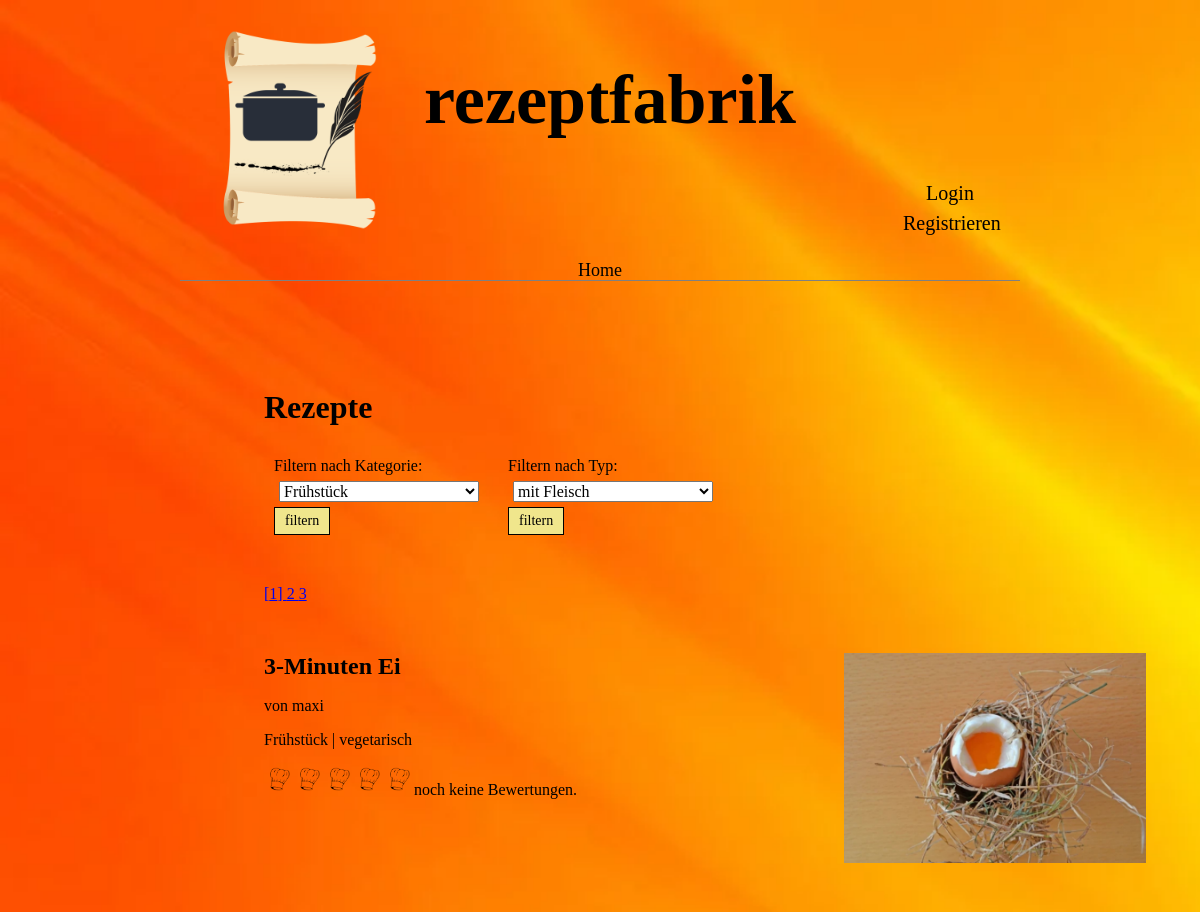
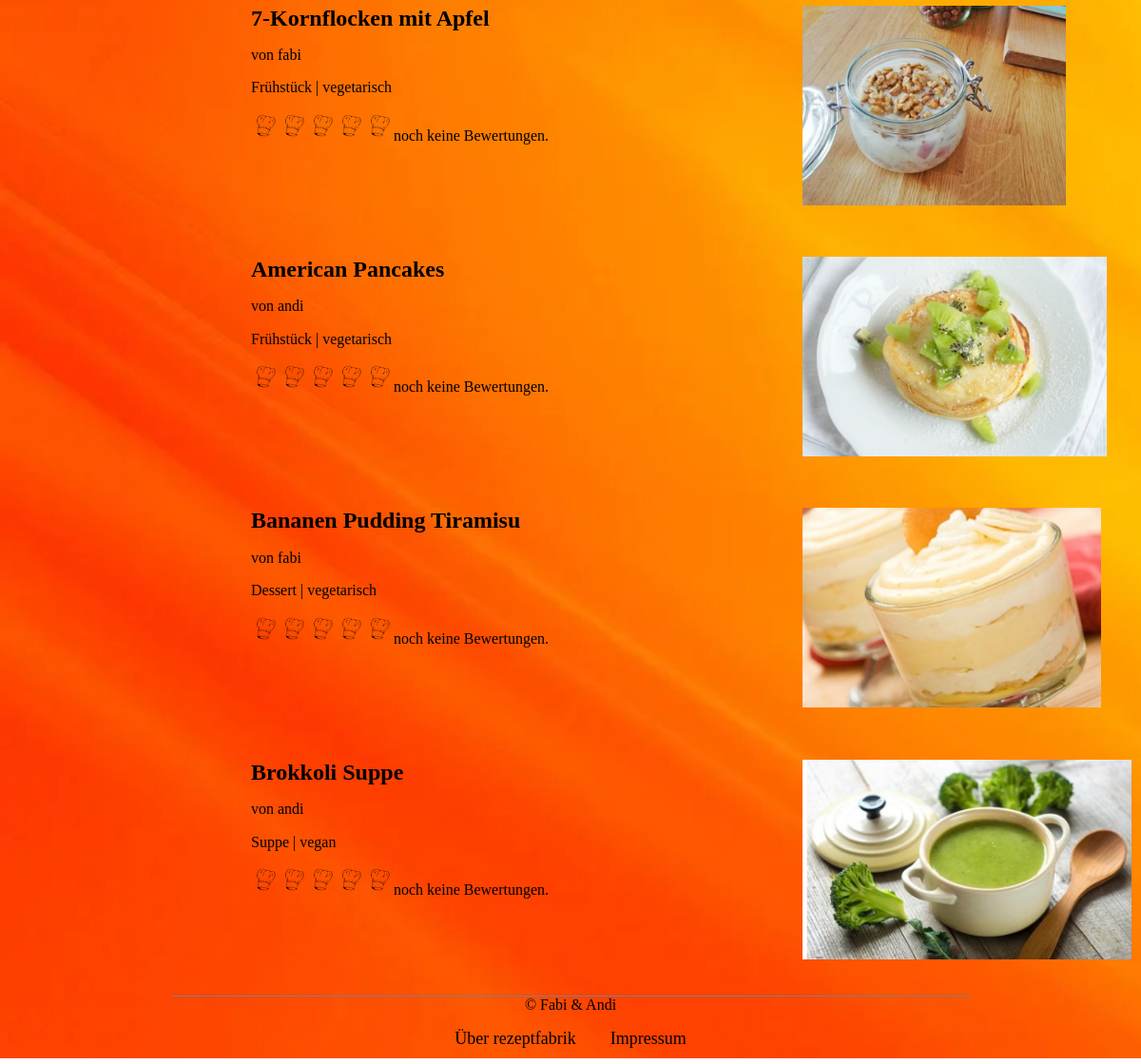
The app's page /recipes.view.php with its own data (2 pictures, top to bottom).
### tables this page shows
CREATE TABLE recipe
(
    id             INTEGER AUTO_INCREMENT,
    title          VARCHAR(30) NOT NULL,
    content        TEXT        NOT NULL,
    slug           VARCHAR(50) NOT NULL,
    user_id        INTEGER     NOT NULL,
    category_id    INTEGER     NOT NULL,
    type_id        INTEGER     NOT NULL,
    photo_url      TEXT,
    published_date DATETIME    NOT NULL,
    rating_count   INTEGER     NOT NULL,
    rating         FLOAT       NOT NULL,
    PRIMARY KEY (id),
    UNIQUE (title),
    UNIQUE (slug)
);

CREATE TABLE user
(
    id        INTEGER AUTO_INCREMENT,
    firstname VARCHAR(30)  NOT NULL,
    lastname  VARCHAR(30)  NOT NULL,
    user_name VARCHAR(30)  NOT NULL,
    email     VARCHAR(255) NOT NULL,
    password  TEXT         NOT NULL,
    PRIMARY KEY (id),
    UNIQUE KEY (user_name),
    UNIQUE KEY (email)
);

CREATE TABLE category
(
    id   INTEGER NOT NULL AUTO_INCREMENT,
    name VARCHAR(30),
    PRIMARY KEY (id)
);

CREATE TABLE type
(
    id   INTEGER NOT NULL AUTO_INCREMENT,
    name VARCHAR(30),
    PRIMARY KEY (id)
);

### manager/categorymanager.php (called while the page is built, shortened)
<?php
require_once __DIR__ . '/../model/category.php';
class CategoryManager
{
    private PDO $conn;
    public function __construct(PDO $conn)
    {
        $this->conn = $conn;
    }
    function getCategoryById(int $id): Category
    {
        $result = $this->conn->query("SELECT * FROM category WHERE id='$id'");
        if ($row = $result->fetch()) {
            $category = new Category($row['id'], $row['name']);
        }
        return $category;
    }
    function getCategories(): array
    {
        $result = $this->conn->query('SELECT * FROM category');
        $categories = [];
        while ($row = $result->fetch()) {
            $categories[] = new Category($row['id'], $row['name']);
        }
        return $categories;
    }
}

### model/category.php (called while the page is built, shortened)
<?php
class Category
{
    public string $name;
    public function __construct(int $id, string $name)
    {
        $this->name = $name;
    }
    public function getName(): string
    {
        return $this->name;
    }
}

### manager/typemanager.php (called while the page is built, shortened)
<?php
require_once __DIR__ . '/../model/type.php';
class TypeManager
{
    private PDO $conn;
    public function __construct(PDO $conn)
    {
        $this->conn = $conn;
    }
    function getTypeById($id): Type
    {
        $result = $this->conn->query("SELECT * FROM type WHERE id='$id'");
        if ($row = $result->fetch()) {
            $type = new Type($row['id'], $row['name']);
        }
        return $type;
    }
    function getTypes(): array
    {
        $result = $this->conn->query('SELECT * FROM type');
        $types = [];
        while ($row = $result->fetch()) {
            $types[] = new Type($row['id'], $row['name']);
        }
        return $types;
    }
}

### model/type.php (called while the page is built, shortened)
<?php
class Type
{
    public string $name;
    public function __construct(int $id, string $name)
    {
        $this->name = $name;
    }
    public function getName(): string
    {
        return $this->name;
    }
}

### inc/maininclude.php (called while the page is built, shortened)
<?php
require_once __DIR__ . '/../db/connection.php';
require_once __DIR__ . '/../manager/usermanager.php';
require_once __DIR__ . '/../manager/recipemanager.php';
require_once __DIR__ . '/../manager/measuringunitmanager.php';
require_once __DIR__ . '/../manager/categorymanager.php';
require_once __DIR__ . '/../manager/typemanager.php';
require_once __DIR__ . '/../manager/recipeingredientmanager.php';
require_once __DIR__ . '/../manager/fileuploadmanager.php';
require_once __DIR__ . '/../manager/ratingmanager.php';
$userManager = new UserManager($connection);
$ingredientManager = new IngredientManager($connection);
$measuringUnitManager = new MeasuringUnitManager($connection);
$recipeIngredientManager = new RecipeIngredientManager($connection);
$categoryManager = new CategoryManager($connection);
$typeManager = new TypeManager($connection);
$ratingManager = new RatingManager($connection);
$recipeManager = new RecipeManager($connection, $ingredientManager, $measuringUnitManager,
    $recipeIngredientManager, $userManager, $categoryManager, $typeManager, $ratingManager);

### manager/usermanager.php (called while the page is built, shortened)
<?php
require_once __DIR__ . '/../model/user.php';
class UserManager
{
    private PDO $conn;
    public function __construct(PDO $conn)
    {
        $this->conn = $conn;
    }
    function getUserById(int $id): User|bool
    {
        $ps = $this->conn->prepare('SELECT * FROM user WHERE id = :id');
        $ps->bindValue('id', $id);
        $ps->execute();
        if ($row = $ps->fetch()) {
            return new User($row['id'], $row['firstname'], $row['lastname'], $row['user_name'], $row['email'], $row['password']);
        }
        return false;
    }
}

### model/recipe.php (called while the page is built, shortened)
<?php
class Recipe
{
    public int $id;
    public string $title;
    public string $slug;
    public User $user;
    public Category $category;
    public Type $type;
    public string $photo_url;
    public function __construct(int   $id, string $title, string $content, string $slug, User $user, Category $category,
                                Type  $type, string $photo_url, DateTime $published_date, int $rating,
                                array $recipe_ingredients)
    {
        $this->id = $id;
        $this->title = $title;
        $this->slug = $slug;
        $this->user = $user;
        $this->category = $category;
        $this->type = $type;
        $this->photo_url = $photo_url;
    }
    public function getId(): int
    {
        return $this->id;
    }
    public function getTitle(): string
    {
        return $this->title;
    }
    public function getSlug(): string
    {
        return $this->slug;
    }
    public function getUser(): User
    {
        return $this->user;
    }
    public function getCategory(): Category
    {
        return $this->category;
    }
    public function getType(): Type
    {
        return $this->type;
    }
    public function getPhotoUrl(): string
    {
        return $this->photo_url;
    }
}

### model/user.php (called while the page is built, shortened)
<?php
class User
{
    public string $user_name;
    public function __construct(int $id, string $firstname, string $lastname, string $user_name, string $email, string $password)
    {
        $this->user_name = $user_name;
    }
    public function getUserName(): string
    {
        return $this->user_name;
    }
}

### manager/ratingmanager.php (called while the page is built, shortened)
<?php
class RatingManager
{
    private PDO $connection;
    public function __construct(PDO $conn)
    {
        $this->connection = $conn;
    }
    function getRating(int $recipe_id): int
    {
        $result = $this->connection->query("SELECT * FROM recipe WHERE id='$recipe_id'");
        if ($row = $result->fetch()) {
            $rating = ($row['rating']);
        }
        return $rating;
    }
}

### recipes.view.php (the view, shortened to what this page needs)
<?php
require_once 'inc/maininclude.php';
require_once 'manager/recipeingredientmanager.php';
require_once 'manager/categorymanager.php';
$categories = $categoryManager->getCategories();
$types = $typeManager->getTypes();
?>
<!DOCTYPE HTML>
<html lang="de">
<head>
    <link rel="stylesheet" href="css/style.css"/>
</head>
<body>
<div class="body">
    <header>
        <?php
        include "inc/header.php";
        include "inc/navbar.php";
        ?>
    </header>
    <div class="content">
        <h1>Rezepte</h1>
        <form class="filter_recipe" action="recipes.view.php" method="post">
            <div>
                <label for="category">Filtern nach Kategorie:</label><br>
                <select name="category" id="category">
                    <?php
                    foreach ($categories as $category) {
                        $name = $category->getName()
                        ?>
                        <option value='<?php echo $name ?>'><?php echo $name ?></option>";
                        <?php
                    }
                    ?>
                </select>
            </div>
            <div>
                <button name="filterCategory">filtern</button>
            </div>
        </form>
        <form class="filter_recipe" action="recipes.view.php" method="post">
            <div>
                <label for="type">Filtern nach Typ:</label><br>
                <select name="type" id="type">
                    <?php
                    foreach ($types as $type) {
                        $name = $type->getName()
                        ?>
                        <option value='<?php echo $name ?>'><?php echo $name ?></option>";
                        <?php
                    }
                    ?>
                </select>
            </div>
            <div>
                <button name="filterType">filtern</button>
            </div>
        </form>
        <br/>
        <?php
        if (isset($_POST['filterCategory'])) {
            $recipesByCategory = $recipeManager->getRecipesByCategory($_POST['category']);
            $recipes_per_page = 5;
            $page_number = ((isset($_GET["pagecount"])) ? $_GET["pagecount"] : 0);
            $number = 0;
            for ($count = 0; $count < count($recipesByCategory); $count += $recipes_per_page) {
                $number++;
                echo '<a href="?pagecount=' . $count . '">' .
                    (($count == $page_number) ? "[" . $number . "]" : $number) . ' </a>';
            }
            for ($count = $page_number; $count < ($page_number + $recipes_per_page); $count++) {
                if (isset($recipesByCategory[$count])) {
                    echo "<p>" . $recipeManager->displayShortVersionOfRecipe($recipesByCategory[$count]) . "</p>\n";
                }
            }
        } else {
            $recipes = $recipeManager->getAllRecipes();
            $recipes_per_page = 5;
            $page_number = ((isset($_GET["pagecount"])) ? $_GET["pagecount"] : 0);
            $number = 0;
            for ($count = 0; $count < count($recipes); $count += $recipes_per_page) {
                $number++;
                echo '<a href="?pagecount=' . $count . '">' .
                    (($count == $page_number) ? "[" . $number . "]" : $number) . ' </a>';
            }
            echo"<br/>";
            for ($count = $page_number; $count < ($page_number + $recipes_per_page); $count++) {
                if (isset($recipes[$count])) {
                    echo "<p>" . $recipeManager->displayShortVersionOfRecipe($recipes[$count]) . "</p>\n";
                }
            }
        }
        ?>
    </div>
    <?php
    include "inc/footer.php";
    ?>
</div>
</body>
</html>

### manager/recipemanager.php (shortened to what this page needs)
<?php
require_once __DIR__ . '/../inc/maininclude.php';
require_once __DIR__ . '/../model/category.php';
require_once __DIR__ . '/../model/recipe.php';
class RecipeManager
{
    private PDO $connection;
    private UserManager $userManager;
    private CategoryManager $categoryManager;
    private TypeManager $typeManager;
    private RatingManager $ratingManager;
    public function __construct(PDO                     $connection,
                                IngredientManager       $ingredientManager,
                                MeasuringUnitManager    $measuringUnitManager,
                                RecipeIngredientManager $recipeIngredientManager,
                                UserManager             $userManager,
                                CategoryManager         $categoryManager,
                                TypeManager             $typeManager,
                                RatingManager           $ratingManager)
    {
        $this->connection = $connection;
        $this->userManager = $userManager;
        $this->categoryManager = $categoryManager;
        $this->typeManager = $typeManager;
        $this->ratingManager = $ratingManager;
    }
    function getRecipe(int $id): Recipe|bool
    {
        $result = $this->connection->query("
            SELECT r.id AS recipe_id, r.title, r.content, r.slug, r.user_id, r.photo_url, r.published_date,
                   r.rating, t.id AS type_id, t.name AS type_name, c.id AS category_id, c.name AS category_name,
                   rhihuom.amount AS amount, i.id AS ingredient_id, i.name AS ingredient_name, uom.id AS uom_id,
                   uom.name AS uom_name
            FROM recipe r
            INNER JOIN type t ON r.type_id = t.id
            INNER JOIN category c ON r.category_id = c.id
            INNER JOIN recipe_has_ingredient_has_unit_of_measurement rhihuom ON r.id = rhihuom.recipe_id
            INNER JOIN ingredient i ON rhihuom.ingredient_id = i.id
            INNER JOIN unit_of_measurement uom ON rhihuom.unit_of_measurement_id = uom.id
            WHERE r.id='$id'");
        $recipe_ingredients = [];
        if ($row = $result->fetch()) {
            $user = $this->userManager->getUserById($row['user_id']);
            $category = $this->categoryManager->getCategoryById($row['category_id']);
            $type = $this->typeManager->getTypeById($row['type_id']);
            $published_date = (DateTime::createFromFormat('Y-m-d H:i:s', $row['published_date']));
            $recipe = new Recipe(
                $row['recipe_id'], $row['title'], $row['content'], $row['slug'], $user, $category, $type,
                $row['photo_url'], $published_date, $row['rating'], $recipe_ingredients);
            do {
                $recipe_ingredients [] =
                    new Recipe_Ingredient($row['ingredient_name'], $row['uom_name'], $row['amount']);
            } while ($row = $result->fetch());
            $recipe->setRecipeIngredients($recipe_ingredients);
            return $recipe;
        }
        return false;
    }
    function getAllRecipes(): array
    {
        $recipes = [];
        $result = $this->connection->query('SELECT id FROM recipe');
        while ($row = $result->fetch()) {
            $recipes[] = $this->getRecipe($row['id']);
        }
        return $recipes;
    }
    function displayShortVersionOfRecipe(Recipe $recipe)
    {
        $slug = $recipe->getSlug();
        $recipe_id = $recipe->getId();
        $user = $recipe->getUser();
        $category = $recipe->getCategory();
        $type = $recipe->getType();
        echo "
            <div class= 'flex_container_recipe'>
                <div class= 'flex_item_recipe_content'>
                    <a id='link' href='./recipe.view.php?id=" . $recipe_id . "?" . $slug . "'>" . $recipe->getTitle() . "</a>
                    <p>von " . $user->getUserName() . " </p>
                    <p>" . $category->getName() . " | " . $type->getName() . "</p>
                    <p>";
        $rating = $this->ratingManager->getRating($recipe_id);
        $rating_count = $this->ratingManager->getRatingCount($recipe_id);
        if ($rating > 0) {
            $rating_average = $rating / $rating_count;
            echo $this->ratingManager->displayRating($rating_average) . " (" . $rating_count . " Bewertungen)";
        } else {
            echo str_repeat("<img class='cookerhood' src = ./img/cookerhood.png>", 5);
            echo "noch keine Bewertungen. </p>";
        }
        echo "  </div>
                <div class='flex_item_recipe_picture'> ";
        $photoUrl = $recipe->getPhotoUrl();
        if (strlen($photoUrl) != 0) {
            $url = 'uploads/' . $photoUrl;
            echo "<img src = $url alt = 'Bild des Rezeptes' height='210'> ";
        } else {
            echo "<img src = '../img/placeholder.jpg' alt = 'Bild des Rezeptes' height='200'>";
        }
        echo "  </div >
            </div > ";
    }
}

### records on screen
recipe: title "3-Minuten Ei", rating 0 (drawn), photo_url (picture)
user: user_name "maxi"
category: name "Frühstück"
type: name "vegetarisch"
recipe: title "7-Kornflocken mit Apfel", rating 0 (drawn), photo_url (picture)
user: user_name "fabi"
recipe: title "American Pancakes", rating 0 (drawn), photo_url (picture)
user: user_name "andi"
recipe: title "Bananen Pudding Tiramisu", rating 0 (drawn), photo_url (picture)
category: name "Dessert"
recipe: title "Brokkoli Suppe", rating 0 (drawn), photo_url (picture)
category: name "Suppe"
type: name "vegan"

### other values on screen
form field category "Frühstück"
form field type "mit Fleisch"
